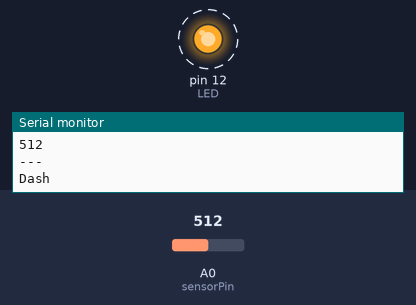
Bench run of a sketch on a simulated Arduino Uno, built with avr-gcc and run on an emulated ATmega328P. Shown: output pins drawn as LEDs (lit = HIGH), the last lines printed to the serial monitor. Dashed ring = blinking. The inputs (shaded band) are chosen by the test bench; at power-on: A0 (sensorPin) = 512.

Above: at 5.3 s.
5.4 s: A0 (sensorPin) set to 56
12.0 s: A0 (sensorPin) set to 47
At 17.3 s:
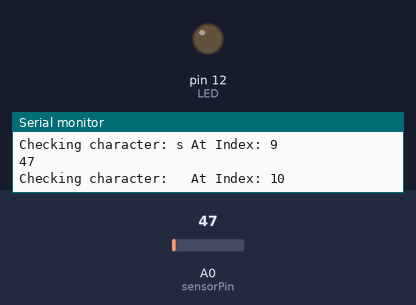
18.6 s: A0 (sensorPin) set to 122
At 23.8 s:
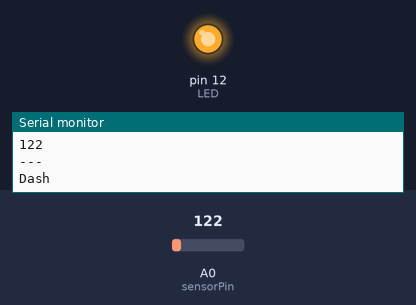
Timing chart, 0 to 30.9 s (numbered marks = the images above; inputs shaded):
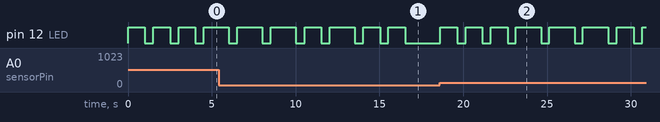

Measured:
- the behaviour switches between 51 and 50 on A0 (sensorPin) (found by bisection; images 0 and 1)
- after the input at 12.0 s, pin 12 (LED): goes on until 16.5 s, then stays LOW
- after the input at 18.6 s, pin 12 (LED): goes 3 × (HIGH 1.0 s, LOW 0.50 s), 3 × (HIGH 1.5 s, LOW 0.50 s), HIGH 1.0 s, LOW 0.50 s, then HIGH, starting at once
- by itself, pin 12 (LED): repeats every 2.0 s: HIGH 1.5 s, LOW 0.50 s

The sketch:

anduino.ino
```cpp
// Blinking LED
const int LED = 12; //LED connected to digital pin 13
const int sensorPin = 0;
int lightLevel, high = 0, low = 1023;
String poem = "so long as men can breathe and eyes can see so long lives this and gives life to thee";
String alphabet = "abcdefghijklmnopqrstuvwqyz";

String morse[] = {".-","-...","-.-.","-..", ".", "..-.", "--.",
                  "....", "..", ".---", "-.-", ".-..", "--",
                  "-.", "---", ".--.", "--.-", ".-.", "...", "-",
                  "..-", "...-", ".--", "-..-", "-.--", "--.."};

//Given a char value, find its morse code representation and then manipulate LED accordingly
void encodeDelay(char c) {

    String morseString;
    int delayArray[] = {}; //mad rhymes yo

    //Where is char in alphabet
    for (int i=0; i<alphabet.length(); i++) {
      if (c == alphabet[i]) {
        morseString = morse[i];
      }
    }

    Serial.println(morseString);

    //Read the morse string, and do process dots and dashes
    for (int x=0; x<morseString.length(); x++) {
      char d = morseString.charAt(x);

      switch(d)
      {
        case '.':
          Serial.println("Dot");
          digitalWrite(LED, HIGH);
          delay(1000);
          digitalWrite(LED, LOW);
          delay(500);
        break;

        case '-':
          Serial.println("Dash");
          digitalWrite(LED, HIGH);
          delay(1500);
          digitalWrite(LED, LOW);
          delay(500);
        break;
      }
    }
}

void setup() {
  Serial.begin(9600);
  pinMode(LED, OUTPUT); //sets the digital pin as output
}

void loop() {

  Serial.println("==== Beginning Loop ====");
  //Read through the characters in the string, pass each non space char to the encode function
  for (int z=0; z<poem.length(); z++) {
      char d = poem.charAt(z);
      Serial.print("Checking character: ");
      Serial.print(d);
      Serial.print(" At Index: ");
      Serial.print(z);
      Serial.println("");

      if(d != ' ') {
          lightLevel = analogRead(sensorPin);

          Serial.println(lightLevel);

          if(lightLevel>50) {
            encodeDelay(d);
          }
      }
  }

}
```
